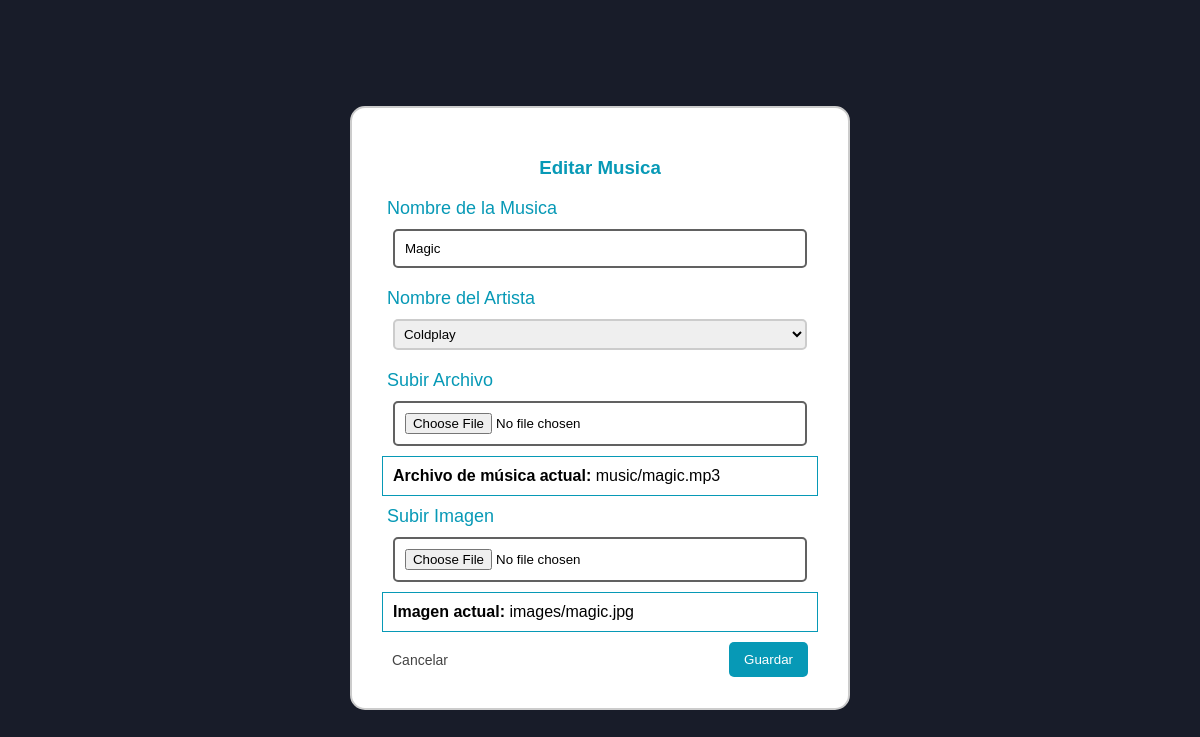
The page /auth/insertSong.php?id=3 (signed in) on the database its author committed.
### tables this page shows
CREATE TABLE `songs` (
  `id` int(11) NOT NULL,
  `title` varchar(50) NOT NULL,
  `filePath` varchar(50) NOT NULL,
  `imgPath` varchar(50) NOT NULL,
  `dateAdded` timestamp NOT NULL DEFAULT current_timestamp(),
  `singerID` int(11) NOT NULL
);

CREATE TABLE `singers` (
  `id` int(11) NOT NULL,
  `name` varchar(50) NOT NULL,
  `info` varchar(255) NOT NULL,
  `image` varchar(50) NOT NULL
);

### auth/insertSong.php (the view, shortened to what this page needs)
<?php
include("../utils/dbConnection.php");
$getSingers = "SELECT * from singers";
$result = mysqli_query($conn, $getSingers);
$singers = mysqli_fetch_all($result, MYSQLI_ASSOC);
$titleUpdate = $singerIDfff = "";
$formTitle = "Registrar Musica";
if (isset($_GET['id'])) {
    $id = $_GET['id'];
    $sql2 = "SELECT * FROM songs WHERE id= '$id' ";
    $res2 = mysqli_query($conn, $sql2);
    $data = mysqli_fetch_array($res2);
    $titleUpdate = $data["title"];
    $singerIDfff = isset($data["singerID"]) ? $data["singerID"] : '';
    $formTitle = "Editar Musica";
}
?>
<!DOCTYPE html>
<html lang="es">
<head>
    <link rel="stylesheet" href="./css/song.css">
    <link rel="stylesheet" href="https://cdnjs.cloudflare.com/ajax/libs/font-awesome/4.7.0/css/font-awesome.min.css">
</head>
</head>
<body>
    <div class="add-info">
        <form class="form-insert" method="POST" enctype="multipart/form-data">
        <h3 class="notice"><?php echo $formTitle; ?></h3>
            <label>Nombre de la Musica</label>
            <input type="text" name="title" placeholder="Título" value="<?php echo htmlspecialchars($titleUpdate); ?>">
            <label>Nombre del Artista</label>
            <select name="singer">
                <?php foreach ($singers as $singer) : ?>
                    <option value='<?php echo $singer['id']; ?>' <?php echo ($singer['id'] == $singerIDfff) ? 'selected' : ''; ?>>
                        <?php echo $singer['name']; ?>
                    </option>
                <?php endforeach; ?>
            </select>
            <label>Subir Archivo</label>
    <input type="file" name="mp3" accept=".mp3, .wav, audio/mpeg, audio/wav">
    <?php if (isset($_GET['id']) && !empty($data['filePath'])) : ?>
    <p style="padding: 10px; margin: 10px 0; border: 1px solid #0799b6; color: black;">
        <strong>Archivo de música actual:</strong> <?php echo $data['filePath']; ?>
    </p>
<?php endif; ?>
    <label>Subir Imagen</label>
    <input type="file" name="image" accept="image/*">
    <?php if (isset($_GET['id']) && !empty($data['imgPath'])) : ?>
    <p style="padding: 10px; margin: 10px 0; border: 1px solid #0799b6; color: black;">
        <strong>Imagen actual:</strong> <?php echo $data['imgPath']; ?>
    </p>
<?php endif; ?>
            <a href="editSong.php" class="ca">Cancelar</a>
            <button type="submit" name="submit" style="cursor: pointer;">Guardar</button>
        </form>
    </div>
</body>
</html>

### auth/css/song.css (style rules this page uses)
* { font-family: sans-serif; box-sizing: border-box; }
body { background:#181c29; display: flex; justify-content: center; height: 100vh; align-items: center; flex-direction: column; }
.ca { font-size: 14px; display: inline-block; padding: 10px; text-decoration: none; color: #444; }
.notice { color: #0799b6; display: block; text-align: center; }
.form-insert { width: 500px; border: 2px solid #ccc; background-color: #fff; border-radius: 15px; padding: 30px; }
.form-insert input { display: block; border: 2px solid #616161; width: 95%; padding: 10px; margin: 10px auto; border-radius: 5px; }
.form-insert label { color: #0799b6; font-size: 18px; padding: 5px; }
.form-insert select { display: block; border: 2px solid #ccc; width: 95%; padding: 5px; margin: 10px auto; border-radius: 5px; }
.form-insert button { float: right; background: #0799B6; padding: 10px 15px; color: #fff; border-radius: 5px; margin-right: 10px; border: none; }

### rows shown on the page
songs: title "Magic", singer "Coldplay", filePath "music/magic.mp3", imgPath "images/magic.jpg"

### other values the page prints
$formTitle "Editar Musica"
